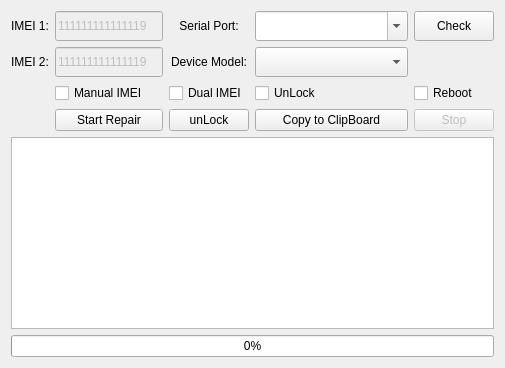
             <widget class="QWidget" name="tab_7">
              <attribute name="title">
               <string>Device5</string>
              </attribute>
              <layout class="QVBoxLayout" name="verticalLayout_10">
               <item>
                <layout class="QGridLayout" name="gridLayout_11">
                 <item row="0" column="4">
                  <widget class="QComboBox" name="cmb_PortNumber_D5">
                   <property name="sizePolicy">
                    <sizepolicy hsizetype="Expanding" vsizetype="Fixed">
                     <horstretch>0</horstretch>
                     <verstretch>0</verstretch>
                    </sizepolicy>
                   </property>
                   <property name="minimumSize">
                    <size>
                     <width>0</width>
                     <height>30</height>
                    </size>
                   </property>
                   <property name="mouseTracking">
                    <bool>false</bool>
                   </property>
                   <property name="editable">
                    <bool>true</bool>
                   </property>
                  </widget>
                 </item>
                 <item row="1" column="1">
                  <widget class="QLineEdit" name="txt_IMEI_D5_2">
                   <property name="enabled">
                    <bool>false</bool>
                   </property>
                   <property name="sizePolicy">
                    <sizepolicy hsizetype="Preferred" vsizetype="Fixed">
                     <horstretch>0</horstretch>
                     <verstretch>0</verstretch>
                    </sizepolicy>
                   </property>
                   <property name="minimumSize">
                    <size>
                     <width>0</width>
                     <height>30</height>
                    </size>
                   </property>
                   <property name="text">
                    <string>111111111111119</string>
                   </property>
                   <property name="maxLength">
                    <number>15</number>
                   </property>
                  </widget>
                 </item>
                 <item row="3" column="1">
                  <widget class="QPushButton" name="pb_StartRepairing_D5">
                   <property name="text">
                    <string>Start Repair</string>
                   </property>
                  </widget>
                 </item>
                 <item row="3" column="4">
                  <widget class="QPushButton" name="pb_CopytoClipBoard_D5">
                   <property name="text">
                    <string>Copy to ClipBoard</string>
                   </property>
                  </widget>
                 </item>
                 <item row="1" column="4">
                  <widget class="QComboBox" name="cmb_DeviceModel_D5">
                   <property name="sizePolicy">
                    <sizepolicy hsizetype="Expanding" vsizetype="Fixed">
                     <horstretch>0</horstretch>
                     <verstretch>0</verstretch>
                    </sizepolicy>
                   </property>
                   <property name="minimumSize">
                    <size>
                     <width>0</width>
                     <height>30</height>
                    </size>
                   </property>
                   <property name="mouseTracking">
                    <bool>false</bool>
                   </property>
                   <item>
                    <property name="text">
                     <string/>
                    </property>
                   </item>
                   <item>
                    <property name="text">
                     <string>E6s XT2053</string>
                    </property>
                   </item>
                   <item>
                    <property name="text">
                     <string>G8 Power Lite XT2055</string>
                    </property>
                   </item>
                   <item>
                    <property name="text">
                     <string>E7 Play XT2095</string>
                    </property>
                   </item>
                  </widget>
                 </item>
                 <item row="1" column="2">
                  <widget class="QLabel" name="label_26">
                   <property name="text">
                    <string>Device Model:</string>
                   </property>
                   <property name="alignment">
                    <set>Qt::AlignCenter</set>
                   </property>
                   <property name="wordWrap">
                    <bool>false</bool>
                   </property>
                  </widget>
                 </item>
                 <item row="0" column="1">
                  <widget class="QLineEdit" name="txt_IMEI_D5_1">
                   <property name="enabled">
                    <bool>false</bool>
                   </property>
                   <property name="sizePolicy">
                    <sizepolicy hsizetype="Preferred" vsizetype="Fixed">
                     <horstretch>0</horstretch>
                     <verstretch>0</verstretch>
                    </sizepolicy>
                   </property>
                   <property name="minimumSize">
                    <size>
                     <width>0</width>
                     <height>30</height>
                    </size>
                   </property>
                   <property name="text">
                    <string>111111111111119</string>
                   </property>
                   <property name="maxLength">
                    <number>15</number>
                   </property>
                  </widget>
                 </item>
                 <item row="0" column="2">
                  <widget class="QLabel" name="label_25">
                   <property name="text">
                    <string>Serial Port:</string>
                   </property>
                   <property name="alignment">
                    <set>Qt::AlignCenter</set>
                   </property>
                   <property name="wordWrap">
                    <bool>false</bool>
                   </property>
                  </widget>
                 </item>
                 <item row="1" column="0">
                  <widget class="QLabel" name="label_27">
                   <property name="text">
                    <string>IMEI 2:</string>
                   </property>
                   <property name="alignment">
                    <set>Qt::AlignCenter</set>
                   </property>
                   <property name="wordWrap">
                    <bool>false</bool>
                   </property>
                  </widget>
                 </item>
                 <item row="0" column="5">
                  <widget class="QPushButton" name="pb_CheckSerialPorts_D5">
                   <property name="sizePolicy">
                    <sizepolicy hsizetype="Preferred" vsizetype="Preferred">
                     <horstretch>0</horstretch>
                     <verstretch>0</verstretch>
                    </sizepolicy>
                   </property>
                   <property name="minimumSize">
                    <size>
                     <width>0</width>
                     <height>30</height>
                    </size>
                   </property>
                   <property name="maximumSize">
                    <size>
                     <width>16777215</width>
                     <height>45</height>
                    </size>
                   </property>
                   <property name="text">
                    <string>Check</string>
                   </property>
                  </widget>
                 </item>
                 <item row="0" column="0">
                  <widget class="QLabel" name="label_24">
                   <property name="text">
                    <string>IMEI 1:</string>
                   </property>
                   <property name="alignment">
                    <set>Qt::AlignCenter</set>
                   </property>
                   <property name="wordWrap">
                    <bool>false</bool>
                   </property>
                  </widget>
                 </item>
                 <item row="3" column="2">
                  <widget class="QPushButton" name="pb_unLock_D5">
                   <property name="text">
                    <string>unLock</string>
                   </property>
                  </widget>
                 </item>
                 <item row="3" column="5">
                  <widget class="QPushButton" name="pb_Stop_D5">
                   <property name="enabled">
                    <bool>false</bool>
                   </property>
                   <property name="text">
                    <string>Stop</string>
                   </property>
                  </widget>
                 </item>
                 <item row="2" column="2">
                  <widget class="QCheckBox" name="chk_Dual_IMEI_D5">
                   <property name="text">
                    <string>Dual IMEI</string>
                   </property>
                  </widget>
                 </item>
                 <item row="2" column="4">
                  <widget class="QCheckBox" name="chk_unLock_D5">
                   <property name="text">
                    <string>UnLock</string>
                   </property>
                  </widget>
                 </item>
                 <item row="2" column="5">
                  <widget class="QCheckBox" name="chk_Reboot_D5">
                   <property name="text">
                    <string>Reboot</string>
                   </property>
                  </widget>
                 </item>
                 <item row="2" column="1">
                  <widget class="QCheckBox" name="chk_manual_IMEI_D5">
                   <property name="text">
                    <string>Manual IMEI</string>
                   </property>
                  </widget>
                 </item>
                </layout>
               </item>
               <item>
                <widget class="QTextBrowser" name="txt_outPut_D5">
                 <property name="styleSheet">
                  <string notr="true"/>
                 </property>
                </widget>
               </item>
               <item>
                <widget class="QProgressBar" name="progress_D5">
                 <property name="value">
                  <number>0</number>
                 </property>
                 <property name="alignment">
                  <set>Qt::AlignCenter</set>
                 </property>
                </widget>
               </item>
              </layout>
             </widget>
